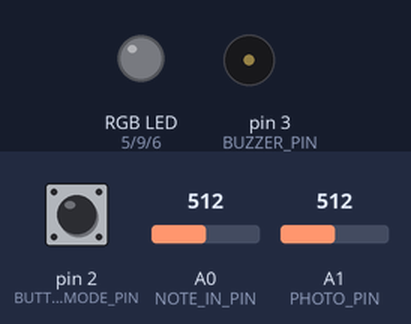
A sketch run on a simulated Arduino Uno, built with avr-gcc and run on an emulated ATmega328P. Parts: an RGB LED mixed from three pins (HIGH = lit), buzzer (waves = sounding). The inputs (shaded band) are chosen by the test bench; at power-on: pin 2 (BUTTON_MODE_PIN) LOW, A0 (NOTE_IN_PIN) = 512, A1 (PHOTO_PIN) = 512.

Above: at 1.2 s.
1.3 s: pin 2 (BUTTON_MODE_PIN) pulled HIGH for 0.15 s
At 2.2 s:
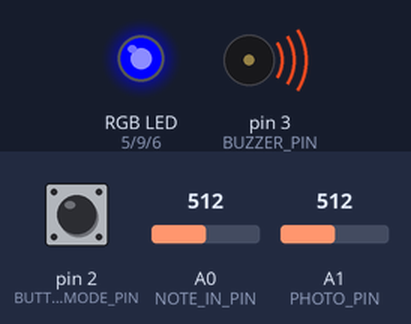
4.3 s: pin 2 (BUTTON_MODE_PIN) pulled HIGH for 1 s
At 6.5 s:
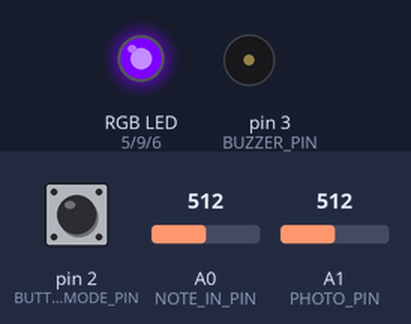
7.0 s: pin 2 (BUTTON_MODE_PIN) pulled HIGH for 3.2 s
At 11.4 s:
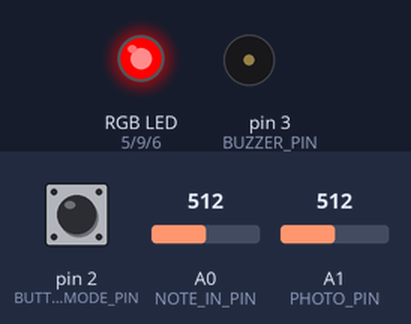
Timing chart, 0 to 12.9 s (numbered marks = the images above; inputs shaded):
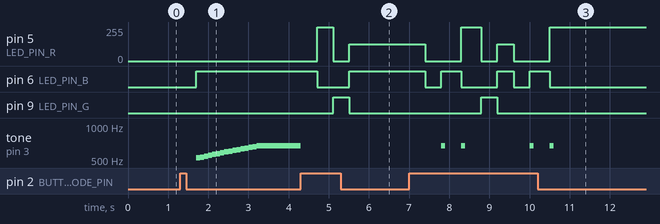

Measured:
- after the input at 1.3 s, pin 6 (LED_PIN_B): LOW → HIGH after 0.40 s; tone on pin 3 (BUZZER_PIN): plays 521 Hz for 0.10 s, 531 Hz for 0.10 s, 541 Hz for 0.10 s, 550 Hz for 0.10 s, 560 Hz for 0.10 s, 570 Hz for 0.10 s … (16 notes in this stretch), starting after 0.40 s
- after the input at 4.3 s, pin 5 (LED_PIN_R): 0/255 → 255/255 after 0.41 s, → 0/255 0.40 s later, → 125/255 0.40 s later; pin 6 (LED_PIN_B): HIGH → LOW after 0.41 s, → HIGH 0.80 s later; pin 9 (LED_PIN_G): LOW → HIGH after 0.81 s, → LOW 0.40 s later; tone on pin 3 (BUZZER_PIN): 667 Hz → silent at once
- after the input at 7.0 s, pin 5 (LED_PIN_R): 125/255 → 0/255 after 0.40 s, → 255/255 0.90 s later, → 0/255 0.50 s later, → 125/255 0.40 s later, … (6 changes in this stretch); pin 6 (LED_PIN_B): goes LOW 0.40 s, HIGH 0.50 s, LOW 0.90 s, HIGH 0.40 s, LOW 0.40 s, HIGH 0.50 s, then LOW, starting after 0.40 s

The sketch:

Sharifi_Maedeh_etudeThree.ino
```cpp
/**********************ETUDE 3 CART 360 2017*******************************
 * WELCOME! IN THIS ETUDE WE WILL USE TIMERS & THE RUNNING AVERAGE
 * THE PURPOSE OF THIS EXERCISE IS EXTEND ETUDE_2 WITH THE FOLLOWING FUNCTIONALITY:
 * 1/ WE WILL CHANGE THE RECORD MODE SUCH THAT IT NOT ONLY RECORDS THE NOTE BUT THE DURATION THAT NOTE WAS PRESSED AS WELL
 * WE WILL ALLOW A USER TO HOLD DOWN A BUTTON FOR A MAXIMUM OF 5 SECONDS
 * 2/ WE WILL ADD A PHOTOCELL TO INCORPORATE FREQUENCY MODULATION - WHEN YOU PRESS A BUTTON AND AFFECT THE PHOTOCELL,
 * THE FREQUENCY WILL CHANGE
 * 3/ IN RECORD MODE -YOU WILL PLAY THE NOTE LIVE WITH THE LIVE VALUE OF THE PHOTOCELL, IN PLAYBACK YOU WILL USE THE AVERAGE
 * PHOTOCELL VALUE AS AN OFFSET TO THE FREQUENCY
 * 4/ WE WILL HAVE A NEW PLAYMODE WHICH WILL PLAYBACK THE FREQUENCY+AVERAGE PHOTO VAL AND THE DURATION ASSOCIATED WITH THE NOTE
 * 5/ ADDITIONALLY, IN PLAYBACK, THE LED COLOR WILL CHANGE BRIGHTNESS ACCORDING TO THE NOTE VALUE
 * 6/ RE-IMPLEMENT THE LIVE MODE TO INCORPORATE THE PHOTOCELL VALUE
 * PLEASE NOTE:: THE OTHER NEW FUNCTIONS(BESIDES 6/)TO IMPLEMENT ARE AT THE BOTTOM OF THE CODE...


 * PLEASE FOLLOW THE INSTRUCTIONS IN THE COMMENTS:
 * DO NOT ADD ANY MORE FUNCTION DEFINITIONS
 * ONLY IMPLEMENT THE FUNCTION DEFINITIONS SUPPLIED
 * THERE IS NO NEED TO ADD ANY NEW VARIABLES OR CONSTANTS
 * PROVIDE COMMENTS FOR ANY OF THE CODE IMPLEMENTED
 * GOOD LUCK!
 */
/**** CONSTANTS ********************************************************/

#define BUTTON_MODE_PIN 2 // Button to change the mode

// constants for RGB LED
#define LED_PIN_R 5 // R PIN
#define LED_PIN_G 9 // G PIN
#define LED_PIN_B 6 // B PIN

// constant for note in (button-resistor ladder on breadboard)
#define NOTE_IN_PIN A0

//constant for max number of notes in array
#define MAX_NOTES 16

// a constant for duration
const int duration =200;

// constant for pin to output for buzzer
#define BUZZER_PIN 3 // PWM

// constant for input from photo cell
#define PHOTO_PIN A1

// constant for size of running samples array (for averging)
#define RUNNING_SAMPLES 16

// max pressing time
const int MAX_PRESS_TIME = 5000;

/******** VARIABLES *****************************************************/
// counter for how many notes we have
int countNotes =0;
// array to hold the notes played (for record/play mode)
int notes [MAX_NOTES];
int mode =0; // start at off
/******** VARIABLES FOR ETUDE 3 *****************************************************/
// NEW FOR ETUDE 3: array to hold durations
// will be a parallel array to the notes array -
// meaning that at index 0 of notes[] is stored the 1st frequency, and at index 0 of
// the durations array  is stored the 1st duration for THAT note....
int durations [MAX_NOTES];

// boolean to determine if a note button was being pressed:
boolean activeNoteButton = false;

// keep track of the active frequency
int activeFrequency = 0;

// keep track of offset Freq generated by the photocell
int offsetFrequency = 0;

// keep track of average Freq generated by the photocell
int averageOffsetFreq = 0;

// timer vars
unsigned long timePassed;
unsigned long startTime;

// var to hold the note pressed
int testNote;

// vars for averageing
int runningAverageBuffer[RUNNING_SAMPLES];
int nextCount = 0;

/*************************************************************************/


/**********************SETUP() DO NOT CHANGE*******************************/
// Declare pin mode for the single digital input
void setup()
{
  pinMode(BUTTON_MODE_PIN, INPUT);
}

/**********************LOOP() DO NOT CHANGE *******************************
 * INSTRUCTIONS:
 * There is NO NEED to change the loop - it establishes the flow of the program
 * We call here 3 functions repeatedly:
 * 1: chooseMode(): this function will determine the mode that your program is in
 * based on if the button (linked to the BUTTON_MODE_PIN) was pressed
 * 2: setRGB(): will set the color of the RGB LED based on the value of the mode variable
 * 3: selectMode(): will determine which function to call based on the value of the mode variable

**************************************************************************/
void loop()
{
  chooseMode();
  setRGB();
  selectMode();
}
/******************CHOOSEMODE() *********************************
 * INSTRUCTIONS:
 * Read the value from the Button (linked to the BUTTON_MODE_PIN) and
 * if is being pressed then change the mode variable.
 * REMEMBER:
 * mode == 0 is reset
 * mode == 1 is live
 * mode == 2 is record
 * mode == 3 is play
 * mode == 4 is loopMode
 * Every time the user presses the button, the program will go to the next mode,
 * once it reaches 4, it should go back to mode == 0.
 * (i.e. if mode ==2 and we press, then mode ==3) ...
**************************************************************************/
void chooseMode(){
  //if the button is clicked:
  if (digitalRead(BUTTON_MODE_PIN) == HIGH)
  {
    delay(400);
    if (mode < 4) mode++; //mode is incremented
    else mode = 0; //mode is reset to 0 if it is higher than 4
  }
}

/******************SETRGB()*********************************************
 * INSTRUCTIONS:
 * Depending on the value of the mode variable:
 * if the mode is 0 - RGB LED IS OFF
 * if the mode is 1 - RGB LED IS BLUE
 * if mode is 2 - RGB LED IS RED
 * if mode is 3 - RGB LED IS GREEN
 * if mode is 4 - RGB LED iS PURPLE
 * YOU MUST USE A SWITCH CASE CONSTRUCT (NOT A SERIES OF IF / ELSE STATEMENTS
**************************************************************************/
void setRGB()
{
  switch (mode)
  {
    case 0:
      {
        analogWrite(LED_PIN_R, 0);   // Turn on the LED -R
        analogWrite(LED_PIN_G, 0);   // Turn on the LED -G
        analogWrite(LED_PIN_B, 0);   // Turn on the LED -B
        break;
      }
    case 1:
      {
        analogWrite(LED_PIN_R, 0);   // Turn on the LED -R
        analogWrite(LED_PIN_G, 0);   // Turn on the LED -G
        analogWrite(LED_PIN_B, 255);   // Turn on the LED -B
        break;
      }
    case 2:
      {
        analogWrite(LED_PIN_R, 255);   // Turn on the LED -R
        analogWrite(LED_PIN_G, 0);   // Turn on the LED -G
        analogWrite(LED_PIN_B, 0);   // Turn on the LED -B
        break;
      }
    case 3:
      {
        analogWrite(LED_PIN_R, 0);   // Turn on the LED -R
        analogWrite(LED_PIN_G, 255);   // Turn on the LED -G
        analogWrite(LED_PIN_B, 0);   // Turn on the LED -B
        break;
      }

    case 4:
      {
        analogWrite(LED_PIN_R, 125);   // Turn on the LED -R
        analogWrite(LED_PIN_G, 0);   // Turn on the LED -G
        analogWrite(LED_PIN_B, 255);   // Turn on the LED -B
        break;
      }
    default:
      {
        // do nothing
        break;
      }
  }
}
/**********************SELECTMODE() *******************************
 * INSTRUCTIONS:
 * There is NO NEED to change this function - it selects WHICH function should run based on the mode variable
 * There are 4 possibilities
 * 1: reset(): this function will reset any arrays etc, and will do nothing else
 * 2: live(): this function will play the corresponding notes
 * to the user pressing the respective buttons.
 * NOTE:: the notes played are NOT stored
 * 3: record(): this function will play the corresponding notes
 * to the user pressing the respective buttons
 * AND will STORE up to 16 consecutive notes in an array.
 * 4: play(): this function will playback any notes stored in the array that were recorded
 * in the previous mode
 * 5: loopMode(): this function will playback any notes stored in the array that were recorded,
 * BUT unlike the previous mode, you can choose in which sequence the notes are played.
 * REQUIRED: only play notes from the array (no live stuff)

******************************************************************************/
void selectMode()
{
  if(mode ==0) {
    reset();
  }
  else if(mode ==1) {
    live();
  }
  else if(mode ==2) {
    //record();
    /******NEW*********/
    recordWithDuration();
  }

  else if(mode ==3) {
    //play();
    /******NEW*********/
    playWithDuration();
  }

   else if(mode ==4) {
    loopMode();
  }
}
/******************RESET() **************************************
 * INSTRUCTIONS:
 * this function should ensure that any notes recorded are no longer available
**************************************************************************/
void reset()
{
 countNotes = 0;

}
/******************LIVE()  - RE-IMPLEMENT **************************************
 * INSTRUCTIONS:
 * this function will play the corresponding notes
 * to the user pressing the respective buttons
 * NOTE:: the notes played are NOT stored
 * SO: you need read in the input from the analog input (linked to the button-resistor ladder combo)
 * ALSO - get the value of the photo cell and combine it with the note frequency
 * THEN - output the note to the buzzer using the tone() function, as 3rd argument
 * make the duration value == to 100
**************************************************************************/
void live()
{
   //getiing samples from photocell frequencies
   offsetFrequency = getPhotoFrequency();
   //using Running Average algorithm to find a better photocell frequency (with less noise)
   averageOffsetFreq=getRunningAverage();


   // read in the value from button press
    testNote = analogRead(NOTE_IN_PIN);
    // output sound: photocell + keyboard frequencies
    tone(BUZZER_PIN, testNote+averageOffsetFreq,100);
    delay(100);// wait for tone to finish

}

/******************LOOPMODE(): DONE************************************
 * INSTRUCTIONS:
 * this function will playback any notes stored in the array that were recorded
 * in the previous mode
 * SO: you need to go through the array of values (be careful - the user may not have put in MAX_NOTES)
 * READ values IN ANY ORDERING (You MUST use the array - but you can determine your own sequence)
 * AND output each note to the buzzer using the tone() function
 * ALSO: as long as we are in this mode, the notes are played over and over again
 * BE CAREFUL: make sure you allow for the user to get to another mode from the mode button...
**************************************************************************/
void loopMode()
{
  for (int i = 0; i < countNotes; i++)
  {
    /* https://www.arduino.cc/en/Reference/Tone */
    tone(BUZZER_PIN, notes[i], duration);
    delay(duration); // wait for tone to finish
    //check if mode button is pressed
    if (digitalRead(BUTTON_MODE_PIN) == HIGH) {
      break;
    }
  }
  for (int i = countNotes - 1; i >= 0; i--)
  {
    /* https://www.arduino.cc/en/Reference/Tone */
    tone(BUZZER_PIN, notes[i], duration);
    delay(duration); // wait for tone to finish
    //check if mode button is pressed
    if (digitalRead(BUTTON_MODE_PIN) == HIGH) {
      break;
    }
  }
}

/******************RECORDWITHDURATION(): IMPLEMENT *********************************
 * INSTRUCTIONS:
 * this function will play the corresponding notes
 * to the user pressing the respective buttons
 * AND will STORE up to 16 consecutive notes in an array.
 * It will ALSO use a timer to keep track of how long the current note button has been pressed
 * It will ALSO sample the photocell value to be used live as well as well as calling the function to calculate
 * the running average of the photocell value
 * SO:I have implemented a basic framework for you to follow - the basic state machine.
 * YOUR JOB is to implement the NEW functions that get called within the framework...
**************************************************************************/
void recordWithDuration()
{
  // to handle a little bit of noise (8 is the threshold)
  int theAdjuster = 8;
  // check we have not stored more than 16 notes
  if (countNotes < MAX_NOTES)
  {
    // read in the value from button press
    testNote = analogRead(NOTE_IN_PIN);
    /*** STATE A::: *******************************************
     *  IF the testNote is > min AND the timer has not reached 5 secs:
     *  This means we are pressing on a note button
     */

    //if the generated frequency is higher than the threshold and the time passed in less than 5 sec.
    if (testNote > theAdjuster && (timePassed < MAX_PRESS_TIME)) {
      /*** STATE AA::: *******************************************
       *  IF the boolean is false it means we have just started to press the button
       *  YOU now need to implement the function below which will set up all things
       *  required to have a new timer
      */
      if (activeNoteButton == false)
      {
      /*** FUNCTION TO IMPLEMENT ***/
        startUpTimer();

      }
     /*** STATE AA::: *******************************************
       *  IF the boolean is true it means we are continuing to press the button
       *  YOU now need to implement the function below which will allow for
       *  1/ timer to be updated
       *  2/ get the photoCell Value
       *  3/ get the current running average
      */
      else
      {
         /*** FUNCTION TO IMPLEMENT ***/
        // update the timer
        updateTimer();
         /*** FUNCTION TO IMPLEMENT ***/
        //sampling the photocell frequencies
        offsetFrequency = getPhotoFrequency();
         /*** FUNCTION TO IMPLEMENT ***/
        //playing the note
        playCurrentNote();
         /*** FUNCTION TO IMPLEMENT ***/
        //find a better value of the photocell frequency (with less noise)
        averageOffsetFreq = getRunningAverage();
       }
    }
     /*** STATE B::: *******************************************
     *  IF the testNote is > min AND the timer HAS reached 5 secs:
     *  then WRITE the code to turn OFF the buzzer.
     */
    //if the key is pressed and the time passed has surpassed the max value (5 sec)
    else if (testNote > theAdjuster && (timePassed > MAX_PRESS_TIME))
    {
      //turn OFF the buzzer
      noTone(BUZZER_PIN);
    }
     /*** STATE C::: *******************************************
     *  IF the testNote is < min AND the boolean is true
     *  this means we have STOPPED pressing the button
     *  YOU: need to implement the function to update the arrays etc
     */

    //if the key is no longer pressed
    else if ((testNote <= theAdjuster && activeNoteButton == true) ) {
       /*** FUNCTION TO IMPLEMENT ***/
      //recording the keyboard frequency and its duration
      updateArraysWithNoteAndTimings();
    }


  }

}

/******************STARTUPTIMER(): IMPLEMENT *********************************
 * INSTRUCTIONS:
 * this function will set all required variables to reset the timer
**************************************************************************/
void startUpTimer()
{
  //IMPLEMENT
  activeNoteButton = true; //key has been pressed
  activeFrequency = testNote; //frequency of the keyboard
  startTime=millis(); //storing time of keypress
  timePassed=0; // Time passed after start time

  //we can initialise running average array to 0
  //for(int i=0; i< RUNNING_SAMPLES; i++){
  //runningAverageBuffer[i]=0;
  //}

}
/******************UPDATETIMER(): IMPLEMENT *********************************
 * INSTRUCTIONS:
 * this function will update the current timer
**************************************************************************/
void updateTimer()
{

 //IMPLEMENT
 timePassed=millis()-startTime; // Time passed after start time

}
/******************PLAYCURRENTNOTE(): IMPLEMENT *********************************
 * INSTRUCTIONS:
 * this function will play the current note being pressed in RecordDuration mode
 * and the frequency should be note value + offset from photocell
 * add as the 3rd parameter to the tone() a duration of 100
**************************************************************************/
void playCurrentNote()
{
    //IMPLEMENT
    tone(BUZZER_PIN, activeFrequency+averageOffsetFreq,100); //could be offsetFrequency
    delay(100);// wait for tone to finish

}
/******************UPDATEARRAYSWITHNOTEANDTIMINGS(): IMPLEMENT *********************************
 * INSTRUCTIONS:
 * this function will handle the case where the note is no longer being pressed:
 * you need to update the arrays
 * NOTE: please for the note value  - combine with the running average val from the photocell
 * reset the necessary booleans
 * reset any counters
**************************************************************************/
void updateArraysWithNoteAndTimings()
{
 //IMPLEMENT
  // record note (keyboard + photocell frequencies)
  notes[countNotes] = activeFrequency+averageOffsetFreq;
  //if time is longer than the max value (5 sec), keep the max value
  if (timePassed > MAX_PRESS_TIME) timePassed=MAX_PRESS_TIME;
  // record the duration of the note
  durations[countNotes] =  timePassed;
  countNotes++; //increment countNotes
  //change boolean to false since the button is no longer pressed
  activeNoteButton = false;
}
/******************GETPHOTOFREQUENCY(): IMPLEMENT *********************************
 * INSTRUCTIONS:
 * this function will get input from the photocell
 * please scale and return the value accordingly
**************************************************************************/
int getPhotoFrequency()
{
  //IMPLEMENT
  int invScale=3; //scale value = 1/invScale
  // (photocell frequency - threshold (in order to obtain no frequency when it is dark)) divided by invScale
  return( (analogRead(PHOTO_PIN)-45)/invScale);
}

/******************GETRUNNINGAVERAGE(): IMPLEMENT *********************************
 * INSTRUCTIONS:
 * this function should compute the running average of the phot0cell value (returned from the
 * getPhotoFrequency() function).
**************************************************************************/
int getRunningAverage()
{
 //IMPLEMENT
 int currentSum= 0;
 //store photocell sample frequencies in array
 runningAverageBuffer[nextCount]=offsetFrequency;
 nextCount++; //increment nextCount

 //if the array is full, we return to the first position
 if (nextCount >= RUNNING_SAMPLES) nextCount=0;

 //calculating and returning the average frequency
 for(int i=0; i< RUNNING_SAMPLES; i++){
  currentSum+= runningAverageBuffer[i];
  }
 return(currentSum / RUNNING_SAMPLES);
}
/******************COLORLED(): IMPLEMENT *********************************
 * INSTRUCTIONS:
 * this function will change the color of the led (in playback mode) to have the brightness
 * adjusted according to the frequency of the note being played (range : 0-255)
**************************************************************************/
void colorLED(int col)
{
  analogWrite(LED_PIN_R, 0);   // Turn on the LED -R
  //col = intensity of the LED from 0 to 255
  analogWrite(LED_PIN_G, col);   // Turn on the LED -G
  analogWrite(LED_PIN_B, 0);   // Turn on the LED -B

}
/******************PLAYWITHDURATION(): IMPLEMENT *********************************
 * INSTRUCTIONS:
 * this function will got through the notes array and play back the note and
 * its corresponding duration value.
 * NOTE: we have not implemented any case/code for pauses  - this can be a fixed value
 * ALSO: call the function to change the color of the LED using the correct argument.
 * ALSO: note that the mode button will not be super responsive UNLESS you press the button
 * continuously - that is ok for this etude.
**************************************************************************/
void playWithDuration()
{
  //IMPLEMENT
  for(int i=0; i<countNotes;i++)
  {
    //calling a function to light up the LED with the appropriate intensity
    colorLED(durations[i]*255/MAX_PRESS_TIME);
    //play with the appropriate duration
    tone(BUZZER_PIN, notes[i], durations[i]);
    delay(durations[i]); // wait for tone to finish
    //check if mode button is pressed
    if(digitalRead(BUTTON_MODE_PIN) ==HIGH){break;}
  }
}

/******************PLAY(): SOLUTION: ETUDE_2 ************************************
 * INSTRUCTIONS:
 * this function will playback any notes stored in the array that were recorded
 * in the previous mode
 * SO: you need to go through the array of values (be careful - the user may not have put in MAX_NOTES)
 * READ each value IN ORDER
 * AND output each note to the buzzer using the tone() function
 * ALSO: as long as we are in this mode, the notes are played over and over again
 * BE CAREFUL: make sure you allow for the user to get to another mode from the mode button...
**************************************************************************/
void play()
{

  for(int i=0; i<countNotes;i++)
  {
    /* https://www.arduino.cc/en/Reference/Tone */
    tone(BUZZER_PIN, notes[i], duration);
    delay(duration); // wait for tone to finish
    //check if mode button is pressed
    if(digitalRead(BUTTON_MODE_PIN) ==HIGH){break;}
  }
}
/******************RECORD(): SOLUTION_ETUDE_2 **********************************
 * INSTRUCTIONS:
 * this function will play the corresponding notes
 * to the user pressing the respective buttons
 * AND will STORE up to 16 consecutive notes in an array.
 * SO:you need read in the input from the analog input (linked to the button-resistor ladder combo)
 * AND - output the note to the buzzer using the tone() function
 * THEN store that note in the array  - BE CAREFUL - you can only allow for up to MAX_NOTES to be stored
********************************************************************************/
void record()
{

  if(countNotes < MAX_NOTES)
  {
    // add a note to the array if have a value
    int testNote = analogRead(NOTE_IN_PIN);
    if(testNote>0)
    {
      notes[countNotes] = testNote; // possible vals?
      tone(BUZZER_PIN, notes[countNotes], duration);
      delay(duration); // wait for tone to finish
      countNotes++;
      delay(100);


    }

  }
}
/*********************************************************************************/
```
